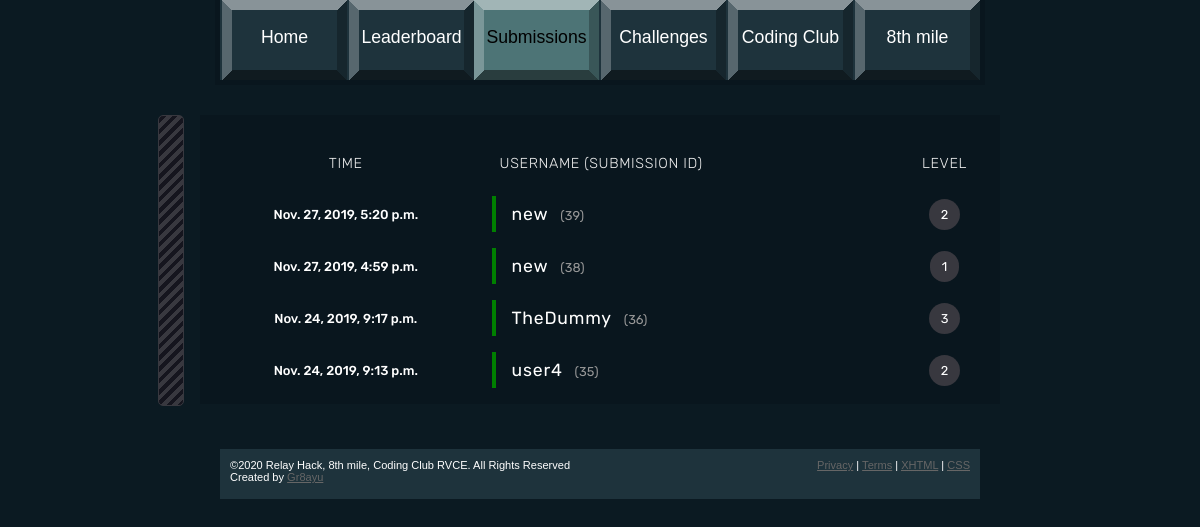
/levels/submissions/, run on an earlier commit of the app's database.
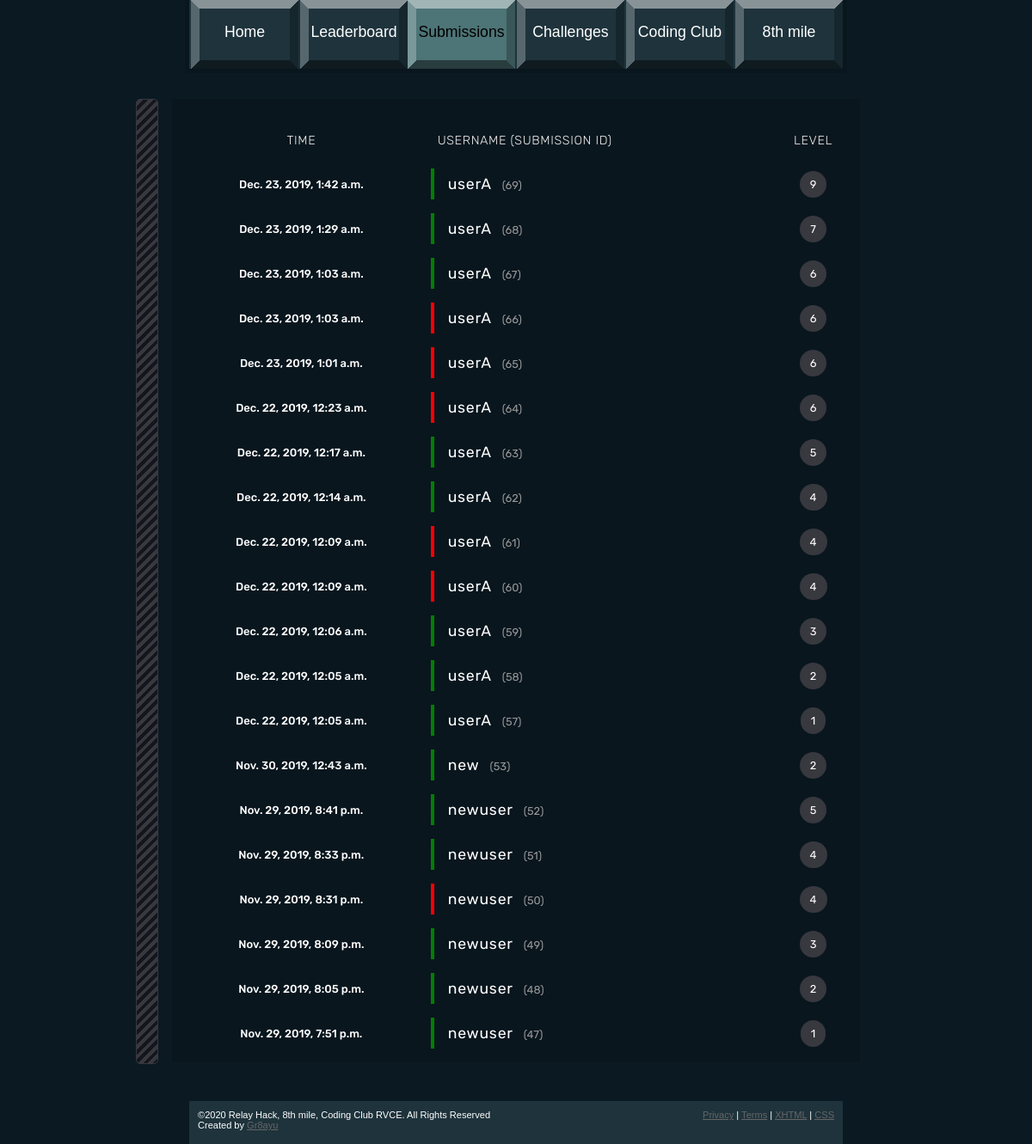
And on a later commit of the database.
### levels/models.py (models this page shows, shortened)
class Submissions(models.Model):
    level_list = (
        (1, 'level 1'),
        (2, 'level 2'),
        (3, 'level 3'),
        (4, 'level 4'),
        (5, 'level 5'),
        (6, 'level 6'),
        (7, 'level 7'),
        (8, 'level 8'),
        (9, 'level 9'),
        (10, 'level 10')
    )
    SubmissionId = models.AutoField(primary_key=True)
    ip = models.CharField(max_length=20, default="0.0.0.0")
    level = models.IntegerField(choices=level_list)
    key = models.CharField(max_length=50)
    validity = models.BooleanField(default=False)
    date_time = models.DateTimeField('date published')
    userID = models.ForeignKey(
        User,
        on_delete=models.CASCADE,
        verbose_name="submission by user",
    )
    class Meta:
        ordering = ["-date_time"]

class User(models.Model):
	userID = models.AutoField(primary_key=True)
	username = models.CharField(max_length=50)
	userKey = models.CharField(max_length=50)
	score = models.IntegerField(default=0)

### levels/views.py (the view)
# urls.py: path('submissions/', views.submissions, name='submissions'),
def submissions(request):
	submissionList = Submissions.objects.all()
	return render(request,'levels/submissions.html',{'submissionList':submissionList})

### levels/templates/levels/submissions.html (shortened to what this page needs)
<!DOCTYPE html PUBLIC "-//W3C//DTD XHTML 1.0 Strict//EN" "http://www.w3.org/TR/xhtml1/DTD/xhtml1-strict.dtd">
<html xmlns="http://www.w3.org/1999/xhtml">
<head>
{% load static %}
<link href="{% static "css/default.css" %}" rel="stylesheet" type="text/css" />
</head>
<body>
<div id="menu">
  <ul>
    <li><a href="/">Home</a></li>
    <li><a href="{%url 'leaderboard'%}">Leaderboard</a></li>
    <li class="active"><a href="{%url 'submissions'%}">Submissions</a></li>
    <li><a href="{%url 'level1'%}">Challenges</a></li>
    <li><a href="https://www.instagram.com/codingclubrvce">Coding Club</a></li>
    <li><a href="http://8thmile.rvce.edu.in">8th mile</a></li>
  </ul>
</div>
<div id="page">
     <table>
      <tbody>
        <tr>
          <th>
            Time
          </th>
          <th>
            Username (submission ID)
          </th>
          <th>
            Level
          </th>
        </tr>
      </tbody>
{% for submission in submissionList%}
  <tr class="user">
          <td class="position">{{submission.date_time}}</td>
          {% if submission.validity %}
            <td class="user" style="border-left: 4px solid green;">
              {{submission.userID.username}}<span>({{submission.SubmissionId }})</span> </td>
          {% endif%}
          {% if not submission.validity %}
            <td class="user" style="border-left: 4px solid red;">
              {{submission.userID.username}}<span>({{submission.SubmissionId }})</span>
            </td>
          {% endif%}
          <td class="score"><span>{{submission.level}}</span></td>
      </tr>
{%endfor%}
    </table>
  <div style="clear: both;">&nbsp;</div>
</div>
<div id="footer">
  <p id="legal">&copy;2020 Relay Hack, 8th mile, Coding Club RVCE.  All Rights Reserved<br />
  Created by <a href="https://www.github.com/Gr8ayu">Gr8ayu</a>
  <p id="links"><a href="#">Privacy</a> | <a href="#">Terms</a> | <a target="_blank" href="http://validator.w3.org/check/referer"><abbr title="eXtensible HyperText Markup Language">XHTML</abbr></a> | <a target="_blank" href="http://jigsaw.w3.org/css-validator/check/referer"><abbr title="Cascading Style Sheets">CSS</abbr></a></p>
</div>
</body>
</html>

What changed in the data, as far as the page shows it:
removed Submissions: date_time "Nov. 27, 2019, 5:20 p.m.", userID.username "new", SubmissionId "39", level "2"
removed Submissions: date_time "Nov. 27, 2019, 4:59 p.m.", userID.username "new", SubmissionId "38", level "1"
removed Submissions: date_time "Nov. 24, 2019, 9:17 p.m.", userID.username "TheDummy", SubmissionId "36", level "3"
removed Submissions: date_time "Nov. 24, 2019, 9:13 p.m.", userID.username "user4", SubmissionId "35", level "2"
added Submissions: date_time "Dec. 23, 2019, 1:42 a.m.", userID.username "userA", SubmissionId "69", level "9"
added Submissions: date_time "Dec. 23, 2019, 1:29 a.m.", userID.username "userA", SubmissionId "68", level "7"
added Submissions: date_time "Dec. 23, 2019, 1:03 a.m.", userID.username "userA", SubmissionId "67", level "6"
added Submissions: date_time "Dec. 23, 2019, 1:03 a.m.", userID.username "userA", SubmissionId "66", level "6"
added Submissions: date_time "Dec. 23, 2019, 1:01 a.m.", userID.username "userA", SubmissionId "65", level "6"
added Submissions: date_time "Dec. 22, 2019, 12:23 a.m.", userID.username "userA", SubmissionId "64", level "6"
added Submissions: date_time "Dec. 22, 2019, 12:17 a.m.", userID.username "userA", SubmissionId "63", level "5"
added Submissions: date_time "Dec. 22, 2019, 12:14 a.m.", userID.username "userA", SubmissionId "62", level "4"
added Submissions: date_time "Dec. 22, 2019, 12:09 a.m.", userID.username "userA", SubmissionId "61", level "4"
added Submissions: date_time "Dec. 22, 2019, 12:09 a.m.", userID.username "userA", SubmissionId "60", level "4"
added Submissions: date_time "Dec. 22, 2019, 12:06 a.m.", userID.username "userA", SubmissionId "59", level "3"
added Submissions: date_time "Dec. 22, 2019, 12:05 a.m.", userID.username "userA", SubmissionId "58", level "2"
added Submissions: date_time "Dec. 22, 2019, 12:05 a.m.", userID.username "userA", SubmissionId "57", level "1"
added Submissions: date_time "Nov. 30, 2019, 12:43 a.m.", userID.username "new", SubmissionId "53", level "2"
added Submissions: date_time "Nov. 29, 2019, 8:41 p.m.", userID.username "newuser", SubmissionId "52", level "5"
added Submissions: date_time "Nov. 29, 2019, 8:33 p.m.", userID.username "newuser", SubmissionId "51", level "4"
added Submissions: date_time "Nov. 29, 2019, 8:31 p.m.", userID.username "newuser", SubmissionId "50", level "4"
added Submissions: date_time "Nov. 29, 2019, 8:09 p.m.", userID.username "newuser", SubmissionId "49", level "3"
added Submissions: date_time "Nov. 29, 2019, 8:05 p.m.", userID.username "newuser", SubmissionId "48", level "2"
added Submissions: date_time "Nov. 29, 2019, 7:51 p.m.", userID.username "newuser", SubmissionId "47", level "1"
